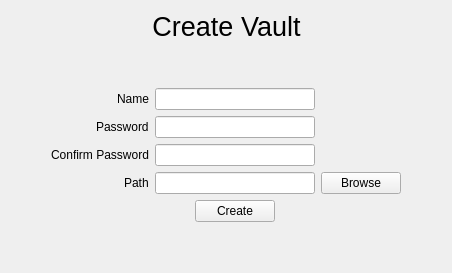
      <widget class="QWidget" name="createVaultPage">
       <layout class="QGridLayout" name="gridLayout_17">
        <item row="0" column="0">
         <layout class="QGridLayout" name="createVaultLayout">
          <item row="0" column="0">
           <layout class="QGridLayout" name="createVaultTitleLayout">
            <item row="0" column="1">
             <widget class="QLabel" name="createVaultTitle">
              <property name="text">
               <string>&lt;html&gt;&lt;head/&gt;&lt;body&gt;&lt;p align=&quot;center&quot;&gt;&lt;span style=&quot; font-size:20pt;&quot;&gt;Create Vault&lt;/span&gt;&lt;/p&gt;&lt;/body&gt;&lt;/html&gt;</string>
              </property>
             </widget>
            </item>
            <item row="0" column="2">
             <spacer name="horizontalSpacer_7">
              <property name="orientation">
               <enum>Qt::Horizontal</enum>
              </property>
              <property name="sizeHint" stdset="0">
               <size>
                <width>40</width>
                <height>20</height>
               </size>
              </property>
             </spacer>
            </item>
            <item row="0" column="0">
             <spacer name="horizontalSpacer_9">
              <property name="orientation">
               <enum>Qt::Horizontal</enum>
              </property>
              <property name="sizeHint" stdset="0">
               <size>
                <width>40</width>
                <height>20</height>
               </size>
              </property>
             </spacer>
            </item>
           </layout>
          </item>
          <item row="1" column="0">
           <layout class="QGridLayout" name="createVaultOptionsLayout">
            <item row="5" column="0">
             <layout class="QGridLayout" name="createVaultLocationLayout">
              <item row="0" column="1">
               <widget class="QLabel" name="createVaultLocationLabel">
                <property name="text">
                 <string>Path</string>
                </property>
               </widget>
              </item>
              <item row="0" column="0">
               <spacer name="horizontalSpacer_8">
                <property name="orientation">
                 <enum>Qt::Horizontal</enum>
                </property>
                <property name="sizeHint" stdset="0">
                 <size>
                  <width>40</width>
                  <height>20</height>
                 </size>
                </property>
               </spacer>
              </item>
             </layout>
            </item>
            <item row="5" column="1">
             <widget class="PMLineEdit" name="createVaultPathField"/>
            </item>
            <item row="4" column="0">
             <layout class="QGridLayout" name="createVaultConfirmPasswordLayout">
              <item row="0" column="1">
               <widget class="QLabel" name="createVaultConfirmPasswordLabel">
                <property name="text">
                 <string>Confirm Password</string>
                </property>
               </widget>
              </item>
              <item row="0" column="0">
               <spacer name="horizontalSpacer_15">
                <property name="orientation">
                 <enum>Qt::Horizontal</enum>
                </property>
                <property name="sizeHint" stdset="0">
                 <size>
                  <width>40</width>
                  <height>20</height>
                 </size>
                </property>
               </spacer>
              </item>
             </layout>
            </item>
            <item row="5" column="2">
             <layout class="QGridLayout" name="createVaultBrowseFileLayout">
              <item row="0" column="0">
               <widget class="PMPushButton" name="createVaultBrowseFileButton">
                <property name="sizePolicy">
                 <sizepolicy hsizetype="Minimum" vsizetype="Minimum">
                  <horstretch>0</horstretch>
                  <verstretch>0</verstretch>
                 </sizepolicy>
                </property>
                <property name="text">
                 <string>Browse</string>
                </property>
               </widget>
              </item>
              <item row="0" column="1">
               <spacer name="horizontalSpacer_10">
                <property name="orientation">
                 <enum>Qt::Horizontal</enum>
                </property>
                <property name="sizeType">
                 <enum>QSizePolicy::MinimumExpanding</enum>
                </property>
                <property name="sizeHint" stdset="0">
                 <size>
                  <width>40</width>
                  <height>20</height>
                 </size>
                </property>
               </spacer>
              </item>
             </layout>
            </item>
            <item row="7" column="1">
             <spacer name="verticalSpacer_4">
              <property name="orientation">
               <enum>Qt::Vertical</enum>
              </property>
              <property name="sizeHint" stdset="0">
               <size>
                <width>20</width>
                <height>40</height>
               </size>
              </property>
             </spacer>
            </item>
            <item row="3" column="1">
             <widget class="PMLineEdit" name="createVaultPasswordField"/>
            </item>
            <item row="2" column="1">
             <widget class="PMLineEdit" name="createVaultNameField"/>
            </item>
            <item row="2" column="0">
             <layout class="QGridLayout" name="createVaultNameLayout">
              <item row="0" column="1">
               <widget class="QLabel" name="createVaultNameLabel">
                <property name="text">
                 <string>Name</string>
                </property>
               </widget>
              </item>
              <item row="0" column="0">
               <spacer name="horizontalSpacer_11">
                <property name="orientation">
                 <enum>Qt::Horizontal</enum>
                </property>
                <property name="sizeHint" stdset="0">
                 <size>
                  <width>40</width>
                  <height>20</height>
                 </size>
                </property>
               </spacer>
              </item>
             </layout>
            </item>
            <item row="4" column="1">
             <widget class="PMLineEdit" name="createVaultConfirmPasswordField"/>
            </item>
            <item row="3" column="0">
             <layout class="QGridLayout" name="createVaultPasswordLayout">
              <item row="0" column="1">
               <widget class="QLabel" name="createVaultPasswordLabel">
                <property name="text">
                 <string>Password</string>
                </property>
               </widget>
              </item>
              <item row="0" column="0">
               <spacer name="horizontalSpacer_12">
                <property name="orientation">
                 <enum>Qt::Horizontal</enum>
                </property>
                <property name="sizeHint" stdset="0">
                 <size>
                  <width>40</width>
                  <height>20</height>
                 </size>
                </property>
               </spacer>
              </item>
             </layout>
            </item>
            <item row="6" column="1">
             <layout class="QGridLayout" name="createVaultCreateButtonLayout">
              <item row="0" column="1">
               <widget class="PMPushButton" name="createVaultCreateButton">
                <property name="text">
                 <string>Create</string>
                </property>
               </widget>
              </item>
              <item row="0" column="0">
               <spacer name="horizontalSpacer_6">
                <property name="orientation">
                 <enum>Qt::Horizontal</enum>
                </property>
                <property name="sizeHint" stdset="0">
                 <size>
                  <width>40</width>
                  <height>20</height>
                 </size>
                </property>
               </spacer>
              </item>
              <item row="0" column="2">
               <spacer name="horizontalSpacer_16">
                <property name="orientation">
                 <enum>Qt::Horizontal</enum>
                </property>
                <property name="sizeHint" stdset="0">
                 <size>
                  <width>40</width>
                  <height>20</height>
                 </size>
                </property>
               </spacer>
              </item>
             </layout>
            </item>
            <item row="0" column="1">
             <spacer name="verticalSpacer_5">
              <property name="orientation">
               <enum>Qt::Vertical</enum>
              </property>
              <property name="sizeHint" stdset="0">
               <size>
                <width>20</width>
                <height>40</height>
               </size>
              </property>
             </spacer>
            </item>
           </layout>
          </item>
         </layout>
        </item>
       </layout>
      </widget>
